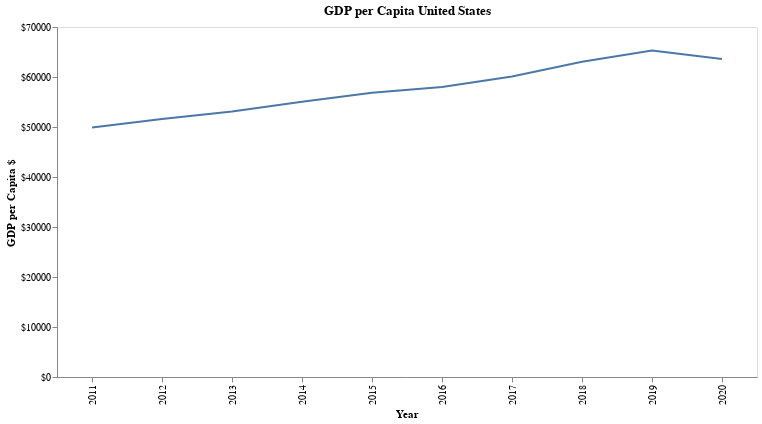

Write notebook code for a chart like this one.
### Code cell
my_altair.get_time_series_gdp_chart("United States")

### Figure 1 — Vega-Lite specification as saved in the notebook (floating-point values rounded to 4 significant figures)
{"config": {"view": {"continuousWidth": 400, "continuousHeight": 300}, "axis": {"grid": false}}, "layer": [{"mark": "line", "encoding": {"x": {"axis": {"title": "Year"}, "field": "Year", "type": "nominal"}, "y": {"axis": {"labelExpr": "\"$\" + datum.value", "title": "GDP per Capita $"}, "field": "GDP per capita", "type": "quantitative"}}, "height": 350, "title": "GDP per Capita United States", "width": 700}, {"mark": {"type": "circle", "color": "red", "opacity": 0.0, "size": 1000}, "encoding": {"tooltip": [{"field": "Country", "type": "nominal"}, {"field": "GDP $B", "type": "nominal"}, {"field": "GDP per capita", "type": "quantitative"}], "x": {"axis": {"title": ""}, "field": "Year", "type": "nominal"}, "y": {"axis": {"title": ""}, "field": "GDP per capita", "type": "quantitative"}}, "width": 700}], "data": {"name": "data-5ed4b9338ede302449acffadcfdbad04"}, "$schema": "https://vega.github.io/schema/vega-lite/v4.17.0.json", "datasets": {"data-5ed4b9338ede302449acffadcfdbad04": [{"Country": "United States", "Metric Year": "2011-01-01", "Year": 2011, "AFF value added": 1.216, "Exports G & S Pct GDP": 13.61, "Exports G & S Pct US dollar": 2144000000000.0, "Exports G & S annual growth %": 7.166, "GDP": 15540000000000.0, "GDP 2015 US dollar": 16570000000000.0, "GDP Growth Pct": 1.183, "GDP curr LCU": 15540000000000.0, "GDP per capita": 49882, "GNI": 15850000000000.0, "GNI Atlas": 15770000000000.0, "GNI PPP": 15850000000000.0, "GNI per capita Atlas": 50870, "GNI per capita PPP": 50630.0, "Gross capital formation": 19.1, "Gross domestic savings": 15.01, "Gross fixed capital formation": 18.81, "Gross fixed capital formation, private sector": 14.41, "Gross national expenditure Pct GDP": 104.1, "Gross savings Pct GDP": 16.32, "HH final consumer expenditure": 68.84, "Imports of G & S Pct GDP": 17.34, "Imports of G & S Pct annual growth": 4.816, "Imports of G & S current US dollar": 2698000000000.0, "Industry Pct GDP": 19.42, "Manufacturing Pct GDP": 11.95, "Merchandise Trade % GDP": 24.12, "Net trade in G & S US dollar": -554500000000.0, "Net trade in Goods US dollar": -741000000000.0, "Population": 311583481, "Population growth": 0.73, "Services Pct GDP": 75.86, "Services value added GDP": 1.685, "Textiles and clothing %  manufacturing": 1.412, "Trade Pct GDP": 30.96, "GDP $B": "$15543B", "GDP Pct Growth %": "1.18%", "GDP Pct Growth": 1.18, "Imports G & S Pct GDP": 17.34, "Net Trade Pct GDP": -3.73, "Trade Pct GDP %": 0.31, "Trade Total": 4818000000000.0, "Prev Year": 2010, "Year_curr": 2011, "Trade Total Change": null, "Trade Total Change %": null}, {"Country": "United States", "Metric Year": "2012-01-01", "Year": 2012, "AFF value added": 1.159, "Exports G & S Pct GDP": 13.69, "Exports G & S Pct US dollar": 2247000000000.0, "Exports G & S annual growth %": 4.014, "GDP": 16200000000000.0, "GDP 2015 US dollar": 16950000000000.0, "GDP Growth Pct": 1.876, "GDP curr LCU": 16200000000000.0, "GDP per capita": 51602, "GNI": 16680000000000.0, "GNI Atlas": 16570000000000.0, "GNI PPP": 16680000000000.0, "GNI per capita Atlas": 53130, "GNI per capita PPP": 52780.0, "Gross capital formation": 20.02, "Gross domestic savings": 16.26, "Gross fixed capital formation": 19.58, "Gross fixed capital formation, private sector": 15.31, "Gross national expenditure Pct GDP": 103.8, "Gross savings Pct GDP": 18.66, "HH final consumer expenditure": 68.21, "Imports of G & S Pct GDP": 17.1, "Imports of G & S Pct annual growth": 2.448, "Imports of G & S current US dollar": 2773000000000.0, "Industry Pct GDP": 19.16, "Manufacturing Pct GDP": 11.85, "Merchandise Trade % GDP": 23.97, "Net trade in G & S US dollar": -525900000000.0, "Net trade in Goods US dollar": -741100000000.0, "Population": 313877662, "Population growth": 0.73, "Services Pct GDP": 76.15, "Services value added GDP": 2.216, "Textiles and clothing %  manufacturing": 1.316, "Trade Pct GDP": 30.79, "GDP $B": "$16197B", "GDP Pct Growth %": "1.88%", "GDP Pct Growth": 1.88, "Imports G & S Pct GDP": 17.1, "Net Trade Pct GDP": -3.41, "Trade Pct GDP %": 0.31, "Trade Total": 5021000000000.0, "Prev Year": 2011, "Year_curr": 2012, "Trade Total Change": 202900000000.0, "Trade Total Change %": 4.21}, {"Country": "United States", "Metric Year": "2013-01-01", "Year": 2013, "AFF value added": 1.334, "Exports G & S Pct GDP": 13.63, "Exports G & S Pct US dollar": 2313000000000.0, "Exports G & S annual growth %": 2.971, "GDP": 16780000000000.0, "GDP 2015 US dollar": 17260000000000.0, "GDP Growth Pct": 1.49, "GDP curr LCU": 16780000000000.0, "GDP per capita": 53106, "GNI": 17190000000000.0, "GNI Atlas": 17060000000000.0, "GNI PPP": 17190000000000.0, "GNI per capita Atlas": 54380, "GNI per capita PPP": 53980.0, "Gross capital formation": 20.41, "Gross domestic savings": 17.21, "Gross fixed capital formation": 19.79, "Gross fixed capital formation, private sector": 15.78, "Gross national expenditure Pct GDP": 103.2, "Gross savings Pct GDP": 19.09, "HH final consumer expenditure": 67.7, "Imports of G & S Pct GDP": 16.48, "Imports of G & S Pct annual growth": 1.213, "Imports of G & S current US dollar": 2760000000000.0, "Industry Pct GDP": 19.26, "Manufacturing Pct GDP": 11.81, "Merchandise Trade % GDP": 23.29, "Net trade in G & S US dollar": -446900000000.0, "Net trade in Goods US dollar": -700500000000.0, "Population": 316059947, "Population growth": 0.69, "Services Pct GDP": 75.77, "Services value added GDP": 1.108, "Textiles and clothing %  manufacturing": 1.323, "Trade Pct GDP": 30.11, "GDP $B": "$16785B", "GDP Pct Growth %": "1.49%", "GDP Pct Growth": 1.49, "Imports G & S Pct GDP": 16.48, "Net Trade Pct GDP": -2.85, "Trade Pct GDP %": 0.3, "Trade Total": 5035000000000.0, "Prev Year": 2012, "Year_curr": 2013, "Trade Total Change": 14380000000.0, "Trade Total Change %": 0.29}, {"Country": "United States", "Metric Year": "2014-01-01", "Year": 2014, "AFF value added": 1.186, "Exports G & S Pct GDP": 13.56, "Exports G & S Pct US dollar": 2393000000000.0, "Exports G & S annual growth %": 3.884, "GDP": 17530000000000.0, "GDP 2015 US dollar": 17690000000000.0, "GDP Growth Pct": 2.151, "GDP curr LCU": 17530000000000.0, "GDP per capita": 55049, "GNI": 18040000000000.0, "GNI Atlas": 17770000000000.0, "GNI PPP": 18040000000000.0, "GNI per capita Atlas": 56670, "GNI per capita PPP": 55800.0, "Gross capital formation": 20.81, "Gross domestic savings": 17.76, "Gross fixed capital formation": 20.33, "Gross fixed capital formation, private sector": 0.0, "Gross national expenditure Pct GDP": 103.0, "Gross savings Pct GDP": 20.21, "HH final consumer expenditure": 67.6, "Imports of G & S Pct GDP": 16.47, "Imports of G & S Pct annual growth": 5.16, "Imports of G & S current US dollar": 2877000000000.0, "Industry Pct GDP": 19.33, "Manufacturing Pct GDP": 11.65, "Merchandise Trade % GDP": 23.01, "Net trade in G & S US dollar": -484000000000.0, "Net trade in Goods US dollar": -749900000000.0, "Population": 318386329, "Population growth": 0.73, "Services Pct GDP": 75.81, "Services value added GDP": 2.487, "Textiles and clothing %  manufacturing": 1.313, "Trade Pct GDP": 30.04, "GDP $B": "$17527B", "GDP Pct Growth %": "2.15%", "GDP Pct Growth": 2.15, "Imports G & S Pct GDP": 16.47, "Net Trade Pct GDP": -2.91, "Trade Pct GDP %": 0.3, "Trade Total": 5258000000000.0, "Prev Year": 2013, "Year_curr": 2014, "Trade Total Change": 222700000000.0, "Trade Total Change %": 4.42}, {"Country": "United States", "Metric Year": "2015-01-01", "Year": 2015, "AFF value added": 1.044, "Exports G & S Pct GDP": 12.44, "Exports G & S Pct US dollar": 2280000000000.0, "Exports G & S annual growth %": 0.2711, "GDP": 18240000000000.0, "GDP 2015 US dollar": 18240000000000.0, "GDP Growth Pct": 2.697, "GDP curr LCU": 18240000000000.0, "GDP per capita": 56863, "GNI": 18660000000000.0, "GNI Atlas": 18170000000000.0, "GNI PPP": 18660000000000.0, "GNI per capita Atlas": 58180, "GNI per capita PPP": 56640.0, "Gross capital formation": 21.16, "Gross domestic savings": 18.45, "Gross fixed capital formation": 20.41, "Gross fixed capital formation, private sector": 0.0, "Gross national expenditure Pct GDP": 102.7, "Gross savings Pct GDP": 20.21, "HH final consumer expenditure": 67.24, "Imports of G & S Pct GDP": 15.32, "Imports of G & S Pct annual growth": 5.186, "Imports of G & S current US dollar": 2771000000000.0, "Industry Pct GDP": 18.54, "Manufacturing Pct GDP": 11.63, "Merchandise Trade % GDP": 20.93, "Net trade in G & S US dollar": -491400000000.0, "Net trade in Goods US dollar": -761900000000.0, "Population": 320738994, "Population growth": 0.74, "Services Pct GDP": 76.78, "Services value added GDP": 2.914, "Textiles and clothing %  manufacturing": 1.271, "Trade Pct GDP": 27.76, "GDP $B": "$18238B", "GDP Pct Growth %": "2.70%", "GDP Pct Growth": 2.7, "Imports G & S Pct GDP": 15.32, "Net Trade Pct GDP": -2.88, "Trade Pct GDP %": 0.28, "Trade Total": 5107000000000.0, "Prev Year": 2014, "Year_curr": 2015, "Trade Total Change": -151400000000.0, "Trade Total Change %": -2.88}, {"Country": "United States", "Metric Year": "2016-01-01", "Year": 2016, "AFF value added": 0.944, "Exports G & S Pct GDP": 11.91, "Exports G & S Pct US dollar": 2238000000000.0, "Exports G & S annual growth %": 0.4053, "GDP": 18750000000000.0, "GDP 2015 US dollar": 18550000000000.0, "GDP Growth Pct": 1.344, "GDP curr LCU": 18750000000000.0, "GDP per capita": 58021, "GNI": 19020000000000.0, "GNI Atlas": 18460000000000.0, "GNI PPP": 19020000000000.0, "GNI per capita Atlas": 58870, "GNI per capita PPP": 57130.0, "Gross capital formation": 20.51, "Gross domestic savings": 18.08, "Gross fixed capital formation": 20.32, "Gross fixed capital formation, private sector": 0.0, "Gross national expenditure Pct GDP": 102.4, "Gross savings Pct GDP": 18.94, "HH final consumer expenditure": 67.72, "Imports of G & S Pct GDP": 14.61, "Imports of G & S Pct annual growth": 1.452, "Imports of G & S current US dollar": 2720000000000.0, "Industry Pct GDP": 17.97, "Manufacturing Pct GDP": 11.17, "Merchandise Trade % GDP": 19.74, "Net trade in G & S US dollar": -481500000000.0, "Net trade in Goods US dollar": -749800000000.0, "Population": 323071755, "Population growth": 0.72, "Services Pct GDP": 77.52, "Services value added GDP": 2.025, "Textiles and clothing %  manufacturing": 1.254, "Trade Pct GDP": 26.52, "GDP $B": "$18745B", "GDP Pct Growth %": "1.34%", "GDP Pct Growth": 1.34, "Imports G & S Pct GDP": 14.61, "Net Trade Pct GDP": -2.7, "Trade Pct GDP %": 0.27, "Trade Total": 5061000000000.0, "Prev Year": 2015, "Year_curr": 2016, "Trade Total Change": -45550000000.0, "Trade Total Change %": -0.89}, {"Country": "United States", "Metric Year": "2017-01-01", "Year": 2017, "AFF value added": 0.9498, "Exports G & S Pct GDP": 12.2, "Exports G & S Pct US dollar": 2391000000000.0, "Exports G & S annual growth %": 4.078, "GDP": 19540000000000.0, "GDP 2015 US dollar": 18980000000000.0, "GDP Growth Pct": 2.01, "GDP curr LCU": 19540000000000.0, "GDP per capita": 60109, "GNI": 19890000000000.0, "GNI Atlas": 19260000000000.0, "GNI PPP": 19890000000000.0, "GNI per capita Atlas": 61190, "GNI per capita PPP": 59240.0, "Gross capital formation": 20.72, "Gross domestic savings": 18.28, "Gross fixed capital formation": 20.57, "Gross fixed capital formation, private sector": 0.0, "Gross national expenditure Pct GDP": 102.4, "Gross savings Pct GDP": 19.52, "HH final consumer expenditure": 67.74, "Imports of G & S Pct GDP": 14.96, "Imports of G & S Pct annual growth": 4.444, "Imports of G & S current US dollar": 2904000000000.0, "Industry Pct GDP": 18.25, "Manufacturing Pct GDP": 11.13, "Merchandise Trade % GDP": 20.24, "Net trade in G & S US dollar": -512700000000.0, "Net trade in Goods US dollar": -799300000000.0, "Population": 325122128, "Population growth": 0.63, "Services Pct GDP": 77.24, "Services value added GDP": 2.329, "Textiles and clothing %  manufacturing": 1.208, "Trade Pct GDP": 27.16, "GDP $B": "$19543B", "GDP Pct Growth %": "2.01%", "GDP Pct Growth": 2.01, "Imports G & S Pct GDP": 14.96, "Net Trade Pct GDP": -2.76, "Trade Pct GDP %": 0.27, "Trade Total": 5277000000000.0, "Prev Year": 2016, "Year_curr": 2017, "Trade Total Change": 215400000000.0, "Trade Total Change %": 4.26}, {"Country": "United States", "Metric Year": "2018-01-01", "Year": 2018, "AFF value added": 0.9206, "Exports G & S Pct GDP": 12.29, "Exports G & S Pct US dollar": 2539000000000.0, "Exports G & S annual growth %": 2.811, "GDP": 20610000000000.0, "GDP 2015 US dollar": 19550000000000.0, "GDP Growth Pct": 2.726, "GDP curr LCU": 20610000000000.0, "GDP per capita": 63064, "GNI": 20950000000000.0, "GNI Atlas": 20750000000000.0, "GNI PPP": 20950000000000.0, "GNI per capita Atlas": 64090, "GNI per capita PPP": 63490.0, "Gross capital formation": 21.06, "Gross domestic savings": 18.58, "Gross fixed capital formation": 20.77, "Gross fixed capital formation, private sector": 0.0, "Gross national expenditure Pct GDP": 102.5, "Gross savings Pct GDP": 19.64, "HH final consumer expenditure": 67.5, "Imports of G & S Pct GDP": 15.18, "Imports of G & S Pct annual growth": 4.099, "Imports of G & S current US dollar": 3120000000000.0, "Industry Pct GDP": 18.53, "Manufacturing Pct GDP": 11.2, "Merchandise Trade % GDP": 20.76, "Net trade in G & S US dollar": -581000000000.0, "Net trade in Goods US dollar": -878700000000.0, "Population": 326838199, "Population growth": 0.53, "Services Pct GDP": 76.89, "Services value added GDP": 2.761, "Textiles and clothing %  manufacturing": 1.129, "Trade Pct GDP": 27.48, "GDP $B": "$20612B", "GDP Pct Growth %": "2.73%", "GDP Pct Growth": 2.73, "Imports G & S Pct GDP": 15.18, "Net Trade Pct GDP": -2.89, "Trade Pct GDP %": 0.27, "Trade Total": 5565000000000.0, "Prev Year": 2017, "Year_curr": 2018, "Trade Total Change": 288600000000.0, "Trade Total Change %": 5.47}, {"Country": "United States", "Metric Year": "2019-01-01", "Year": 2019, "AFF value added": 0.9169, "Exports G & S Pct GDP": 11.76, "Exports G & S Pct US dollar": 2528000000000.0, "Exports G & S annual growth %": -0.06519, "GDP": 21430000000000.0, "GDP 2015 US dollar": 19970000000000.0, "GDP Growth Pct": 1.929, "GDP curr LCU": 21430000000000.0, "GDP per capita": 65279, "GNI": 21710000000000.0, "GNI Atlas": 21660000000000.0, "GNI PPP": 21710000000000.0, "GNI per capita Atlas": 66120, "GNI per capita PPP": 65970.0, "Gross capital formation": 21.3, "Gross domestic savings": 18.81, "Gross fixed capital formation": 20.96, "Gross fixed capital formation, private sector": 0.0, "Gross national expenditure Pct GDP": 102.5, "Gross savings Pct GDP": 19.49, "HH final consumer expenditure": 67.32, "Imports of G & S Pct GDP": 14.54, "Imports of G & S Pct annual growth": 1.151, "Imports of G & S current US dollar": 3105000000000.0, "Industry Pct GDP": 18.16, "Manufacturing Pct GDP": 10.93, "Merchandise Trade % GDP": 19.65, "Net trade in G & S US dollar": -576300000000.0, "Net trade in Goods US dollar": -861500000000.0, "Population": 328329953, "Population growth": 0.46, "Services Pct GDP": 77.31, "Services value added GDP": 2.227, "Textiles and clothing %  manufacturing": 1.129, "Trade Pct GDP": 26.29, "GDP $B": "$21433B", "GDP Pct Growth %": "1.93%", "GDP Pct Growth": 1.93, "Imports G & S Pct GDP": 14.54, "Net Trade Pct GDP": -2.78, "Trade Pct GDP %": 0.26, "Trade Total": 5573000000000.0, "Prev Year": 2018, "Year_curr": 2019, "Trade Total Change": 7436000000.0, "Trade Total Change %": 0.13}, {"Country": "United States", "Metric Year": "2020-01-01", "Year": 2020, "AFF value added": 0.0, "Exports G & S Pct GDP": 10.13, "Exports G & S Pct US dollar": 2134000000000.0, "Exports G & S annual growth %": -13.56, "GDP": 20950000000000.0, "GDP 2015 US dollar": 19290000000000.0, "GDP Growth Pct": -3.574, "GDP curr LCU": 20950000000000.0, "GDP per capita": 63593, "GNI": 21290000000000.0, "GNI Atlas": 21260000000000.0, "GNI PPP": 21290000000000.0, "GNI per capita Atlas": 64610, "GNI per capita PPP": 64530.0, "Gross capital formation": 21.09, "Gross domestic savings": 18.27, "Gross fixed capital formation": 21.38, "Gross fixed capital formation, private sector": 0.0, "Gross national expenditure Pct GDP": 102.8, "Gross savings Pct GDP": 19.25, "HH final consumer expenditure": 67.04, "Imports of G & S Pct GDP": 13.24, "Imports of G & S Pct annual growth": -8.932, "Imports of G & S current US dollar": 2811000000000.0, "Industry Pct GDP": 0.0, "Manufacturing Pct GDP": 0.0, "Merchandise Trade % GDP": 18.32, "Net trade in G & S US dollar": -676700000000.0, "Net trade in Goods US dollar": -922000000000.0, "Population": 329484123, "Population growth": 0.35, "Services Pct GDP": 0.0, "Services value added GDP": 0.0, "Textiles and clothing %  manufacturing": 0.0, "Trade Pct GDP": 23.38, "GDP $B": "$20953B", "GDP Pct Growth %": "-3.57%", "GDP Pct Growth": -3.57, "Imports G & S Pct GDP": 13.24, "Net Trade Pct GDP": -3.11, "Trade Pct GDP %": 0.23, "Trade Total": 4819000000000.0, "Prev Year": 2019, "Year_curr": 2020, "Trade Total Change": -753400000000.0, "Trade Total Change %": -13.52}]}}
